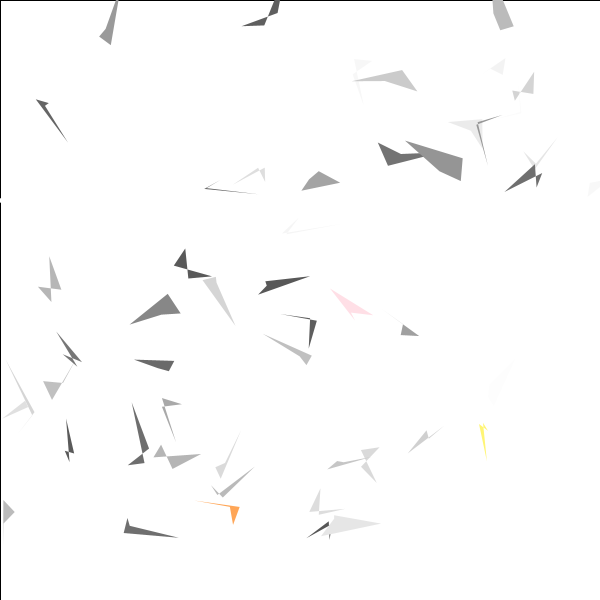
Frame 1 (no input)
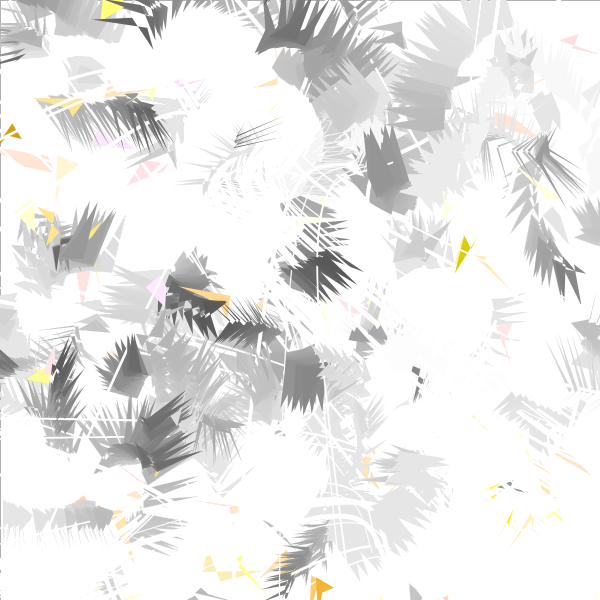
Frame 60 (the mouse pressed at the canvas centre just before this capture)
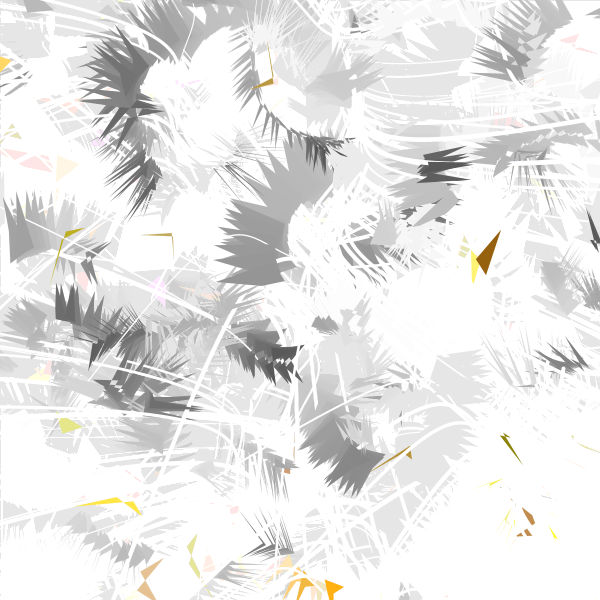
Frame 120 (the mouse held since frame 60 and released just before this capture)

The Processing sketch that drew these frames (run headless with seeded random() and noise(); from frame 60 on, the mouse is pressed at the canvas centre):

// Processing sketch: processing_151966
// ── processing_151966.pde

/* 
 Soportes y Tecnologias / TP1
 ------------------------------------------------------
 Mariana Lombard
 ------------------------------------------------------
 Version libre de Process 18 (Software 6) de Casey REAS
 https://vimeo.com/63471218
 */


Quad[] miQuad;//objetos del tipo Quad
int cantidad = 1000;

void setup() {
  size(600, 600);
  background(255);
  frameRate(10);
  miQuad = new Quad [cantidad];
  for ( int i=0; i<miQuad.length; i++ ) {
    miQuad[i] = new Quad();
  }
}


void draw() {

  fill(255, 5);
  rect(0, 0, width, height);

  for ( int i=0; i < 5; i++) {
    miQuad[i].dibujar_lineas();
  }
  for ( int j=0; j < random (cantidad); j++ ) {
    miQuad[j].mover();
    miQuad[j].dibujar();
  }
  for ( int k=0; k < cantidad; k++ ) {
    miQuad[k].cambiar_color();
  }
}

//defino la clase
class Quad 
{
  //atributos
  PVector pos1; 
  PVector pos2;
  PVector pos3;
  PVector pos4;
  PVector velcolor; //atributos de color
  color gris;
  PVector c;
  color nuevo_color;

  float x; //atributos de movimiento
  float y;
  float dirx;
  float diry;
  float direccion;
  float vel;
  float amplitud;


  //constructor
  Quad() {  
    pos1 = new PVector(random (10, 15), random (40, 50));
    pos2 = new PVector(random (20, 35), random (25, 55));
    pos3 = new PVector(random (10, 37), random (45, 65));
    pos4 = new PVector(random (30, 50), random (65, 100));

    gris = color (random(75, 255)); //inicializo atributos de color
    c = new PVector (random(198, 255), random(150, 255), random (0, 255));
    nuevo_color = color (c.x, c.y, c.z);
    velcolor = new PVector (1, 1, 1);


    x=random(width); //inicializo atributos de movimiento
    y=random(height);
    direccion = random(-TWO_PI, TWO_PI);
    vel = 2;
    amplitud = radians (15);
  }

  //metodos

  void dibujar() {
   
    pushMatrix();
    translate(x, y);
    rotate(direccion);
    noStroke();  
    fill(gris);
    beginShape();
    vertex(pos1.x, pos1.y);
    vertex(pos2.x, pos2.y);
    vertex(pos3.x, pos3.y);
    vertex(pos4.x, pos4.y);
    endShape();
    popMatrix();
  }

  void dibujar_lineas() {
    pushMatrix();
    translate (x, y) ;
    rotate(random (direccion)-(direccion));
    strokeWeight(random(1, 5));
    stroke(255);
    noFill();
    beginShape();
    vertex(width, height);
    bezierVertex(pos1.x+15, pos1.y+50, pos2.x+80, pos2.y+100, pos3.x+140, pos3.y+15);
    endShape();
    popMatrix();
  }

  void mover () {
    direccion += random(-(amplitud), (amplitud));
    dirx = vel * cos( direccion );//nueva direccion
    diry = vel  * sin( direccion );//nueva direccion
    x = x+dirx;
    y = y+diry;
    limite();
  }

  void cambiar_color() {
    c.add(velcolor);
    nuevo_color = color (c.x, c.y, c.z);
    if ( (c.x>255) || (c.x<0) &&(c.y>255) || (c.y<0) &&(c.z>255) || (c.z<0) ) {
      velcolor.x *= -1;
      velcolor.y *= -1;
      velcolor.z *= -1;
      pushMatrix();
      translate(x*4, y*4);
      rotate(random (direccion)-(direccion));
      noStroke();  
      fill(nuevo_color);
      beginShape();
      vertex(pos1.x, pos1.y);
      vertex(pos2.x, pos2.y);
      vertex(pos3.x, pos3.y);
      vertex(pos4.x, pos4.y);
      endShape();
      popMatrix();
    }
  }

  void limite() {
    //Limites de la pantalla
    if (x<0) {
      x=width;
    }
    if (x>width) {
      x=0;
    }

    if (y<0) {
      y=height;
    }
    if (y>height) {
      y=0;
    }
  }
}
